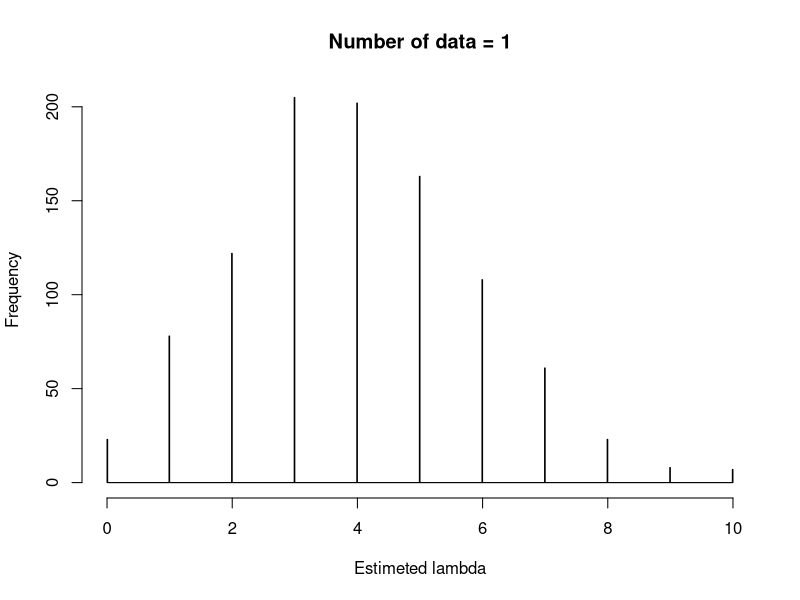
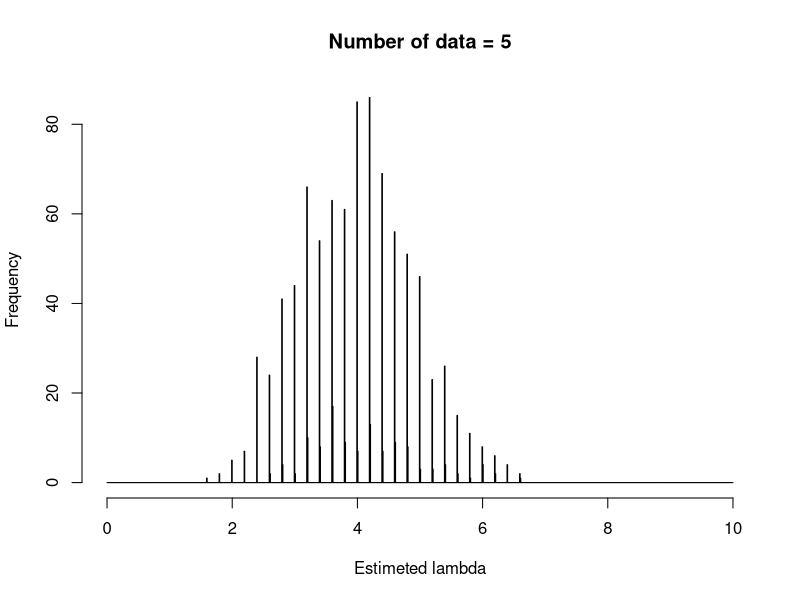
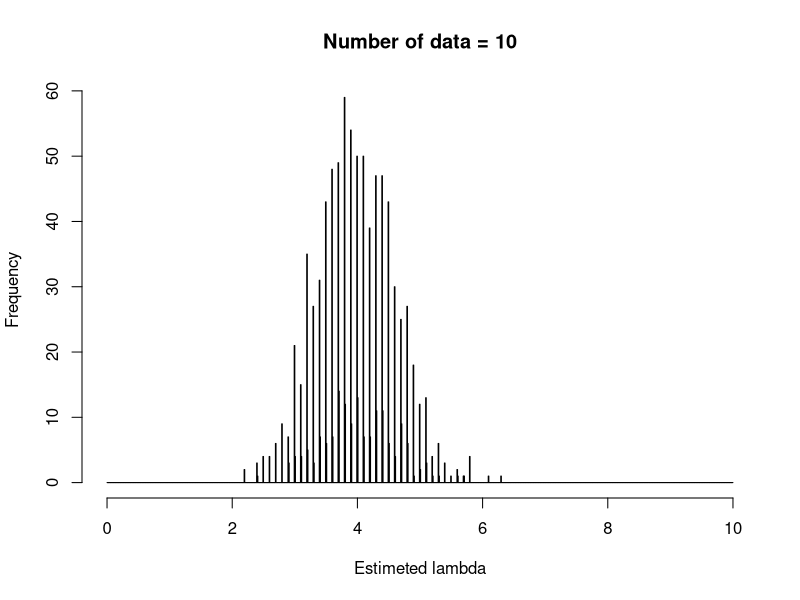
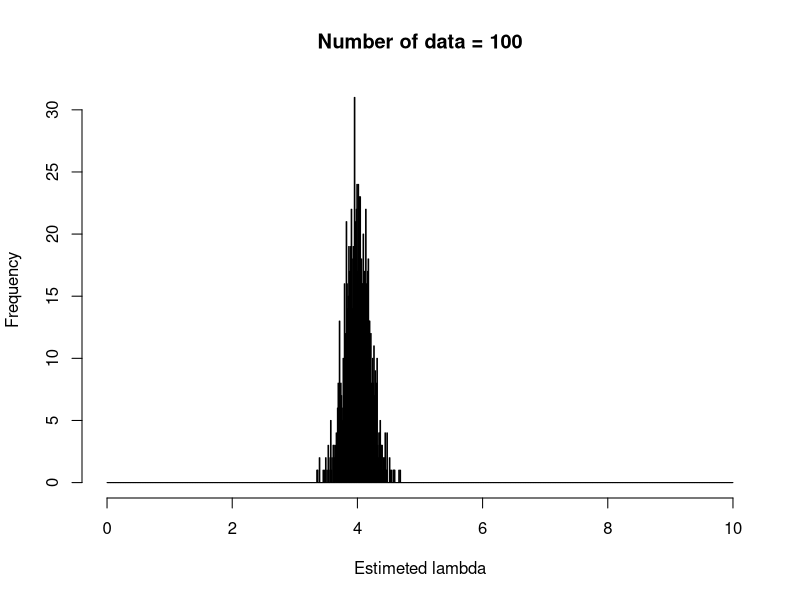
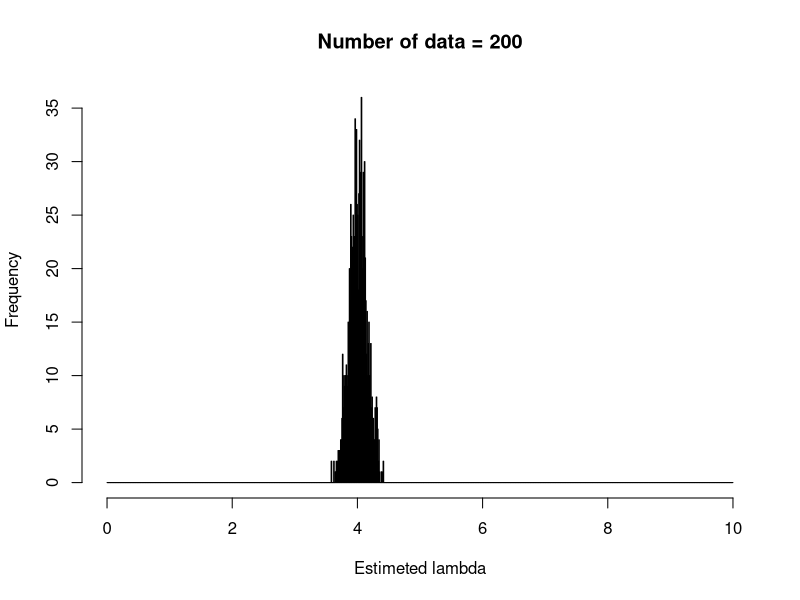

R code for these plots, in order:
createHistogram <- function(n) {
  lambdas <- vector(length = 1000)
  for (i in 1:1000) {
    y <- rpois(n, lambda = 4)
    data <- data.frame(y)
    
    fit <- glm(formula = y ~ 1, family = poisson, data = data)
    lambdas[i] <- exp(fit$coefficients[1])
  }
  title <- paste("Number of data =", n)
  hist(lambdas[lambdas <= 10], breaks = seq(0, 10, by = 0.01), main = title, xlab = "Estimeted lambda")
}

for (i in c(1, 5, 10, 100, 200)) {
  createHistogram(i)
}
